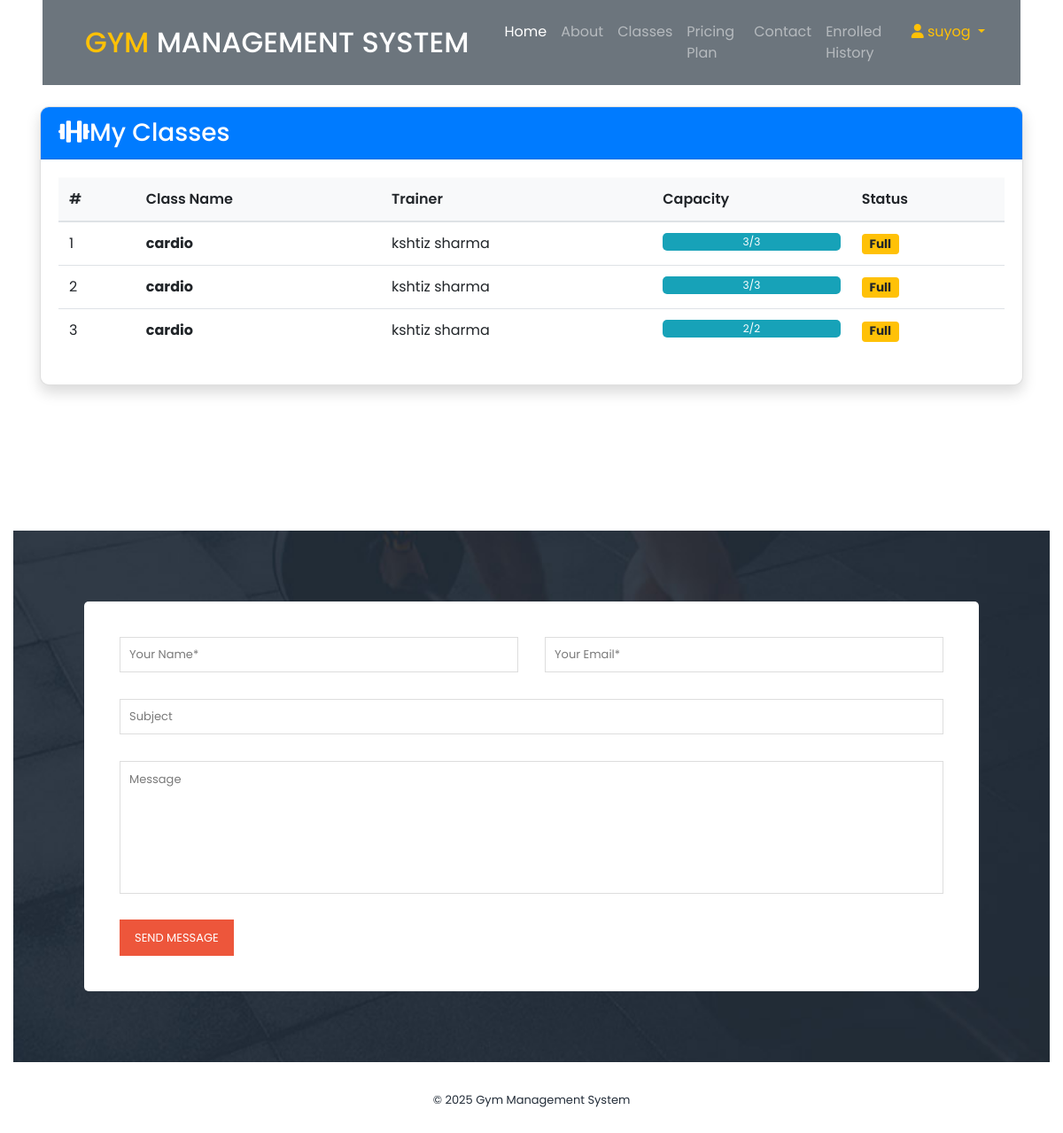
The app's page /member/my-classes/ (signed in), older data.
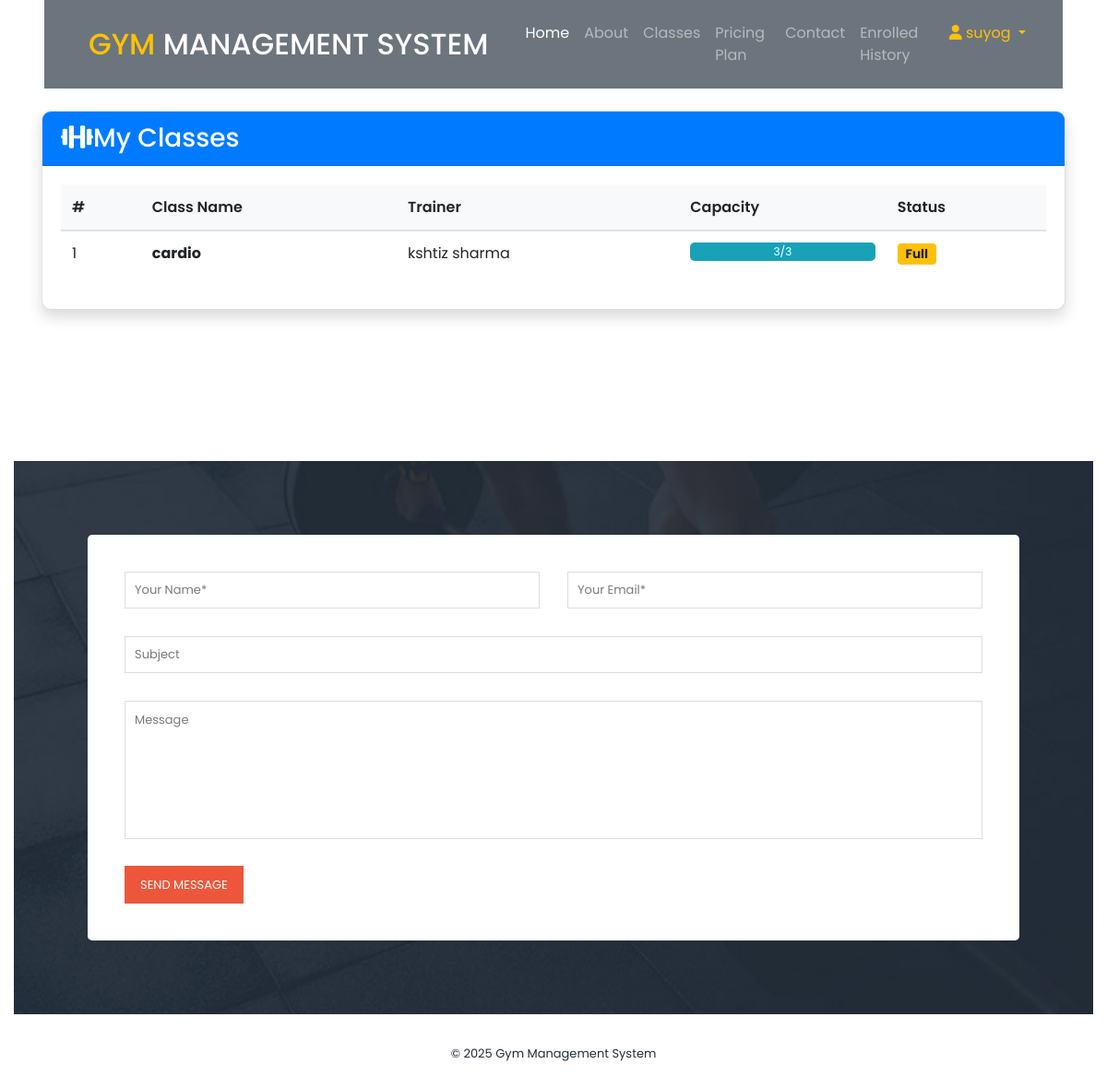
The same page, newer data.
### app/models.py (models this page shows, shortened)
class Class(models.Model):
    name = models.CharField(max_length=100)
    trainer = models.ForeignKey(Trainer, on_delete=models.SET_NULL, null=True, blank=True)
    schedule = models.CharField(max_length=255, default="To be determined")  # e.g., "Monday, Wednesday 6:00 PM"
    capacity = models.PositiveIntegerField()
    members = models.ManyToManyField(Signup, blank=True)
    creationdate = models.DateTimeField(auto_now_add=True)

class Trainer(models.Model):
    STATUS_CHOICES = [
        ('active', 'Active'),
        ('on_leave', 'On Leave'),
        ('inactive', 'Inactive'),
    ]
    user = models.OneToOneField(User, on_delete=models.CASCADE, null=True, blank=True)
    first_name = models.CharField(max_length=100, null=True)
    last_name = models.CharField(max_length=100, null=True)
    email = models.EmailField(null=True, blank=True)
    phone = models.CharField(max_length=15)
    address = models.TextField()
    experience = models.PositiveIntegerField(null=True, blank=True)
    is_verified = models.BooleanField(default=False)
    status = models.CharField(
        max_length=10,
        choices=STATUS_CHOICES,
        default='active'  # Set default to active
    )
    created_at = models.DateTimeField(auto_now_add=True)

### app/views.py (the view)
# urls.py: path('member/my-classes/', member_classes, name='my_classes'),
@login_required
def member_classes(request):
    try:
        member_profile = get_object_or_404(Signup, user=request.user)
        enrolled_classes = Class.objects.filter(members=member_profile)
        context = {
            'enrolled_classes': enrolled_classes,
            'member': member_profile
        }
        return render(request, 'memberclass.html', context)
    except Exception as e:
        return render(request, 'memberclass.html', {'error': str(e)})

### templates/memberclass.html (shortened to what this page needs)
{% extends 'header.html' %}
{% load static %}
{% block main_content %}
<div class="container py-4">
    <div class="row">
        <div class="col-12">
            <div class="card shadow">
                <div class="card-header bg-primary text-white">
                    <h3 class="mb-0">
                        <i class="fas fa-dumbbell me-2"></i>My Classes
                    </h3>
                </div>
                <div class="card-body">
                    {% if enrolled_classes %}
                    <div class="table-responsive">
                        <table class="table table-hover align-middle">
                            <thead class="table-light">
                                <tr>
                                    <th>#</th>
                                    <th>Class Name</th>
                                    <th>Trainer</th>
                                    <th>Capacity</th>
                                    <th>Status</th>
                                </tr>
                            </thead>
                            <tbody>
                                {% for class in enrolled_classes %}
                                <tr>
                                    <td>{{ forloop.counter }}</td>
                                    <td>
                                        <strong>{{ class.name }}</strong>
                                    </td>
                                    <td>
                                        {% if class.trainer %}
                                            {{ class.trainer.first_name }} {{ class.trainer.last_name }}
                                        {% else %}
                                            <span class="text-muted">Not assigned</span>
                                        {% endif %}
                                    </td>
                                    <td>
                                        <div class="progress" style="height: 20px;">
                                            <div class="progress-bar bg-info"
                                                 role="progressbar"
                                                 style="width: {% widthratio class.members.count class.capacity 100 %}%"
                                                 aria-valuenow="{{ class.members.count }}"
                                                 aria-valuemin="0"
                                                 aria-valuemax="{{ class.capacity }}">
                                                {{ class.members.count }}/{{ class.capacity }}
                                            </div>
                                        </div>
                                    </td>
                                    <td>
                                        {% if class.members.count < class.capacity %}
                                            <span class="badge bg-success">Available</span>
                                        {% else %}
                                            <span class="badge bg-warning">Full</span>
                                        {% endif %}
                                    </td>
                                </tr>
                                {% endfor %}
                            </tbody>
                        </table>
                    </div>
                    {% else %}
                    <div class="alert alert-info">
                        <i class="fas fa-info-circle me-2"></i>
                        You are not currently enrolled in any classes. Please contact the admin to be assigned to a class.
                    </div>
                    {% endif %}
                </div>
            </div>
        </div>
    </div>
</div>
{% endblock %}

Row changes from the older to the newer data that the page shows:
removed Class: name "cardio", trainer.first_name "kshtiz", trainer.last_name "sharma", members.count "3", capacity "3", shows "Full"
removed Class: name "cardio", trainer.first_name "kshtiz", trainer.last_name "sharma", members.count "2", capacity "2", shows "Full"
